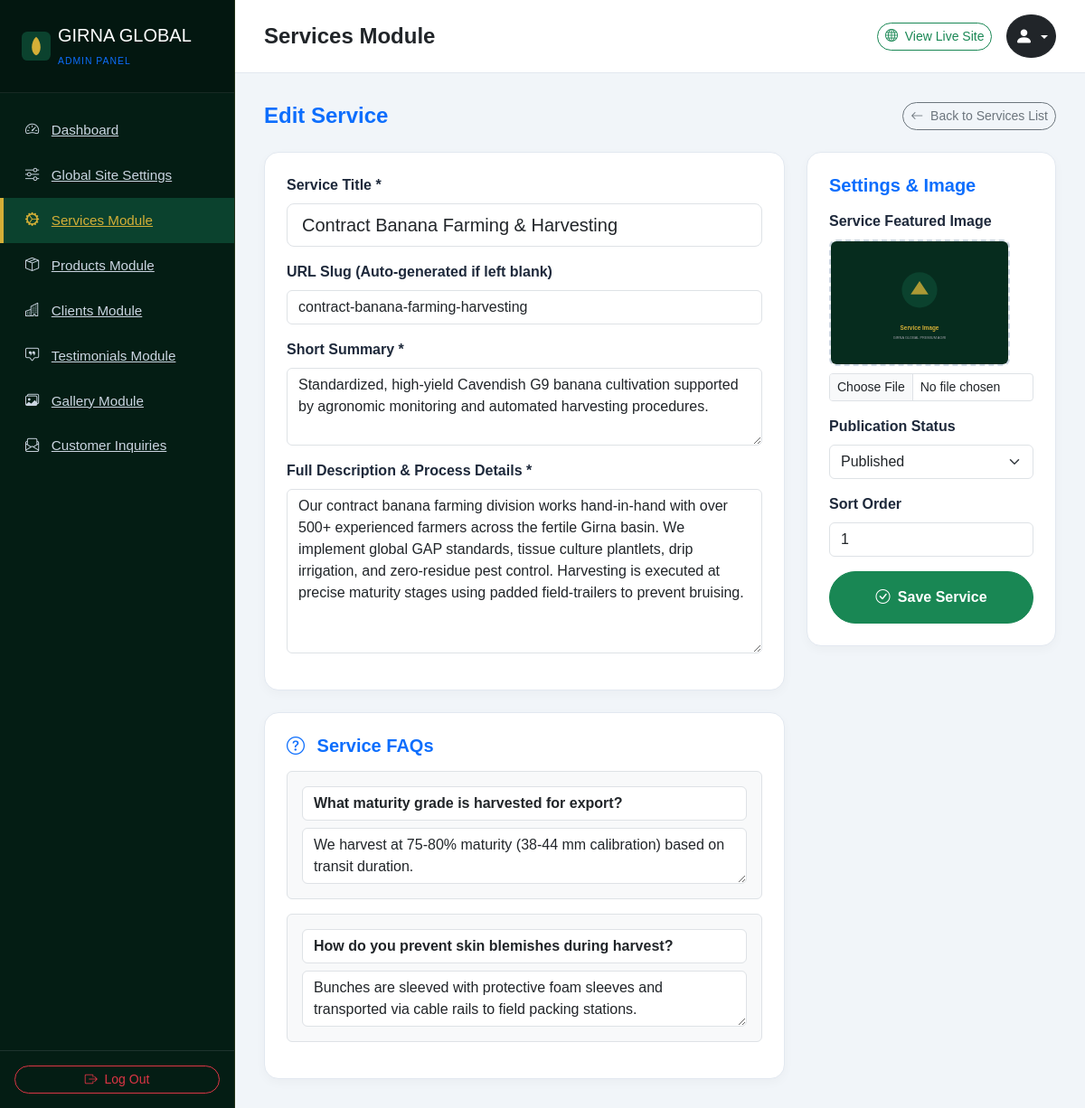
Screenshot of /admin/services.php?action=edit&id=1 (signed in) with the database file from the repository.
### tables this page shows
CREATE TABLE `services` (
  `id` INT(11) NOT NULL AUTO_INCREMENT,
  `title` VARCHAR(200) NOT NULL,
  `slug` VARCHAR(200) NOT NULL UNIQUE,
  `icon_svg` TEXT DEFAULT NULL,
  `image` VARCHAR(255) DEFAULT NULL,
  `short_description` TEXT NOT NULL,
  `full_description` LONGTEXT NOT NULL,
  `faqs_json` LONGTEXT DEFAULT NULL,
  `status` ENUM('published','hidden') NOT NULL DEFAULT 'published',
  `sort_order` INT(11) DEFAULT 0,
  `created_at` TIMESTAMP DEFAULT CURRENT_TIMESTAMP,
  PRIMARY KEY (`id`)
);

### includes/db.php (called while the page is built, shortened)
<?php
class DB {
    public static function pdo() {
        return getDBConnection();
    }
    public static function query($sql, $params = []) {
        $pdo = self::pdo();
        $stmt = $pdo->prepare($sql);
        $stmt->execute($params);
        return $stmt;
    }
    public static function fetch($sql, $params = []) {
        $stmt = self::query($sql, $params);
        return $stmt ? $stmt->fetch() : null;
    }
}

### admin/services.php (the view, shortened to what this page needs)
<?php
require_once __DIR__ . '/includes/header.php';
$action = $_GET['action'] ?? 'list';
$id = (int)($_GET['id'] ?? 0);
if ($action === 'add' || $action === 'edit'):
    $srv = ($id > 0) ? DB::fetch("SELECT * FROM services WHERE id = ?", [$id]) : null;
    $faqs = !empty($srv['faqs_json']) ? json_decode($srv['faqs_json'], true) : [];
?>
<div class="d-flex justify-content-between align-items-center mb-4">
    <h4 class="fw-bold text-primary mb-0"><?= ($id > 0) ? 'Edit Service' : 'Add New Service' ?></h4>
    <a href="<?= ADMIN_URL ?>/services.php" class="btn btn-outline-secondary rounded-pill btn-sm">
        <i class="bi bi-arrow-left me-1"></i> Back to Services List
    </a>
</div>
<form action="<?= ADMIN_URL ?>/services.php?id=<?= $id ?>" method="POST" enctype="multipart/form-data">
    <div class="row g-4">
        <div class="col-lg-8">
            <div class="admin-card p-4 mb-4">
                <div class="mb-3">
                    <label class="form-label fw-semibold">Service Title *</label>
                    <input type="text" name="title" class="form-control form-control-lg" value="<?= e($srv['title'] ?? '') ?>" required placeholder="e.g. Contract Banana Farming">
                </div>
                <div class="mb-3">
                    <label class="form-label fw-semibold">URL Slug (Auto-generated if left blank)</label>
                    <input type="text" name="slug" class="form-control" value="<?= e($srv['slug'] ?? '') ?>" placeholder="contract-banana-farming">
                </div>
                <div class="mb-3">
                    <label class="form-label fw-semibold">Short Summary *</label>
                    <textarea name="short_description" class="form-control" rows="3" required><?= e($srv['short_description'] ?? '') ?></textarea>
                </div>
                <div class="mb-3">
                    <label class="form-label fw-semibold">Full Description & Process Details *</label>
                    <textarea name="full_description" class="form-control" rows="7" required><?= e($srv['full_description'] ?? '') ?></textarea>
                </div>
            </div>
            <div class="admin-card p-4">
                <h5 class="fw-bold text-primary mb-3"><i class="bi bi-question-circle text-gold me-2"></i> Service FAQs</h5>
                <div id="faqList">
                    <?php
                    if (!empty($faqs)):
                        foreach ($faqs as $fq):
                    ?>
                        <div class="border rounded p-3 mb-3 bg-light position-relative">
                            <input type="text" name="faq_questions[]" class="form-control mb-2 fw-semibold" value="<?= e($fq['question']) ?>" placeholder="Question">
                            <textarea name="faq_answers[]" class="form-control" rows="2" placeholder="Answer"><?= e($fq['answer']) ?></textarea>
                        </div>
                    <?php
                        endforeach;
                    endif; ?>
                </div>
            </div>
        </div>
        <div class="col-lg-4">
            <div class="admin-card p-4 mb-4">
                <h5 class="fw-bold text-primary mb-3">Settings & Image</h5>
                <div class="mb-3">
                    <label class="form-label fw-semibold">Service Featured Image</label>
                    <div class="image-preview-container mb-2">
                        <img src="<?= get_image_url($srv['image'] ?? '', 'services', 'Service Image') ?>" id="srvPreview" alt="Preview">
                    </div>
                    <input type="file" name="image" class="form-control form-control-sm" data-preview="srvPreview" accept="image/*">
                </div>
                <div class="mb-3">
                    <label class="form-label fw-semibold">Publication Status</label>
                    <select name="status" class="form-select">
                        <option value="published" <?= (($srv['status'] ?? '') === 'published') ? 'selected' : '' ?>>Published</option>
                    </select>
                </div>
                <div class="mb-3">
                    <label class="form-label fw-semibold">Sort Order</label>
                    <input type="number" name="sort_order" class="form-control" value="<?= e($srv['sort_order'] ?? 0) ?>">
                </div>
                <button type="submit" class="btn btn-success w-100 py-3 rounded-pill fw-bold">
                    <i class="bi bi-check-circle me-1"></i> Save Service
                </button>
            </div>
        </div>
    </div>
</form>
<?php endif; ?>
<?php require_once __DIR__ . '/includes/footer.php'; ?>

### assets/css/admin.css (style rules this page uses)
:root { --admin-sidebar-bg: #041d14; --admin-sidebar-hover: #0b422e; --admin-primary: #062c1e; --admin-accent: #d4af37; --admin-bg: #f1f5f9; --admin-card-bg: #ffffff; --admin-text: #1e293b; }
body.admin-body { font-family: 'Outfit', sans-serif; background-color: var(--admin-bg); color: var(--admin-text); min-height: 100vh; }
.admin-card { background: #ffffff; border-radius: 16px; border: 1px solid #e2e8f0; box-shadow: 0 4px 12px rgba(0, 0, 0, 0.03); }
.image-preview-container { width: 100%; max-width: 200px; height: 140px; border: 2px dashed #cbd5e1; border-radius: 8px; display: flex; align-items: center; justify-content: center; overflow: hidden; background: #f8fafc; }
.image-preview-container img { width: 100%; height: 100%; object-fit: cover; }

### rows the page displays
services: title "Contract Banana Farming & Harvesting", slug "contract-banana-farming-harvesting", short_description "Standardized, high-yield Cavendish G9 banana cultivation supported by agronomic monitoring and automated harvesting procedures.", full_description "Our contract banana farming division works hand-in-hand with over 500+ experienced farmers across the fertile Girna basin. We implement global GAP standards, tissue culture plantlets, drip irrigation, and zero-residue pest control. Harvesting is executed at precise maturity stages using padded field-trailers to prevent bruising.", status "Published", sort_order "1"

### other values shown
$adminTitle "Services Module"
